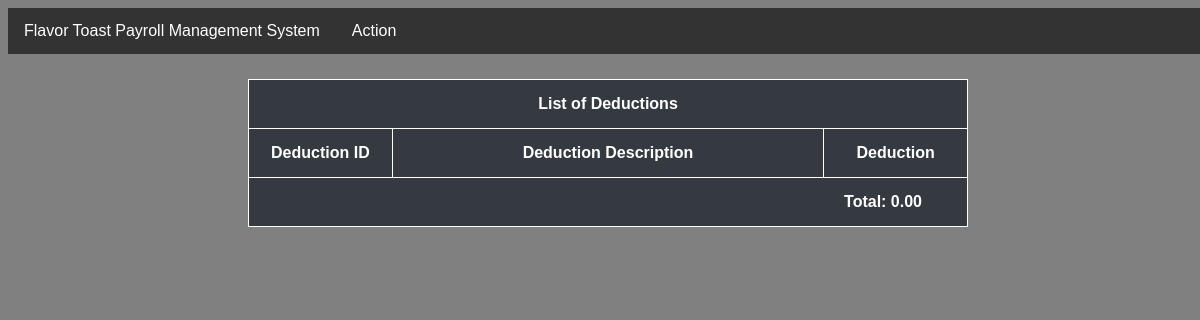
Page /deductions/ on the earlier database version.
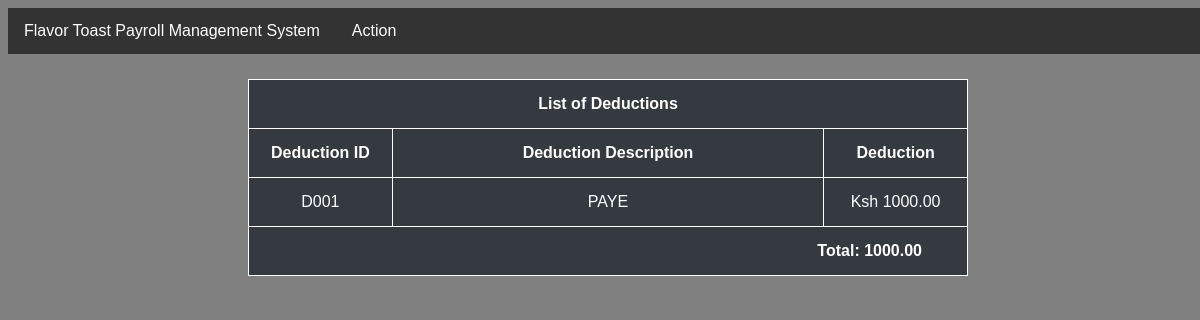
Same page on the later database version.
### payroll/models.py (models this page shows)
class Deductions(models.Model):
    deductID = models.CharField(max_length=30, primary_key=True,verbose_name="Deduction ID")
    deductDesc = models.CharField(max_length=50,verbose_name="Description")
    deduct = models.FloatField(verbose_name="Deduction")
    class Meta:
        verbose_name_plural = 'Deductions'

### payroll/views.py (the view)
# urls.py: path('deductions/',views.deductions, name='deductions'),
def deductions(request):
    obj = Deductions.objects.all()
    total = 0
    for i in obj:
        total += float(i.deduct)
    context = {
        "data" : obj,
        "total" : total,
    }
    return render(request,'deductions.html',context)

### payroll/templates/deductions.html (shortened to what this page needs)
{% extends 'base.html' %}
{% block content %}
{% include 'nav.html' %}
    <body>
        <div>
            <table  style="width:60%;margin:25px auto">
                <tr>
                    <th colspan="3">List of Deductions</th>
                </tr>
                <tr>
                    <th style="width: 20%;">Deduction ID</th>
                    <th style="width: 60%;">Deduction Description</th>
                    <th style="width: 40%;">Deduction</th>
                </tr>
                {% for i in data %}
                <tr>
                    <td><center>{{i.deductID}}</center></td>
                    <td><center>{{i.deductDesc}}</center></td>
                    <td><center>Ksh {{i.deduct|floatformat:2}}</center></td>
                </tr>
                {% endfor %}
                <tr>
                    <td colspan="3" style="text-align: right; padding-right: 45px;"><strong>Total: {{total|floatformat:2}}</strong>
                    </td>
                </tr>
            </table>
        </div>
    </body>
{% endblock %}

Differences in the rows shown:
added Deductions: deductID "D001", deductDesc "PAYE", deduct "1000.00"
Other differences:
{{ total|floatformat:2 }}: "0.00" → "1000.00"
